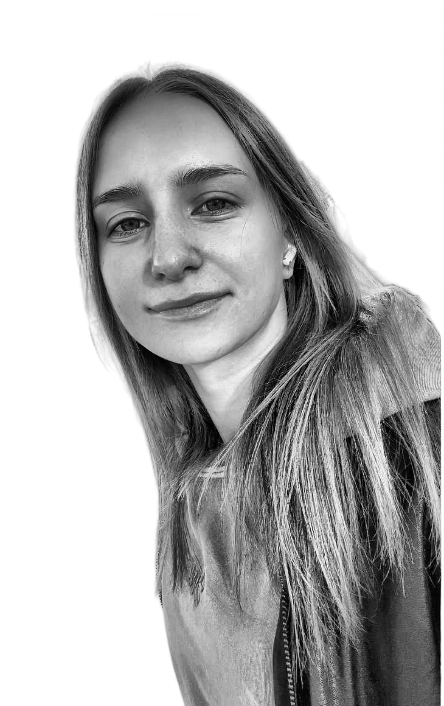
#> input picture source-prepped.png, 444 x 706 px
$ python -i prep_photo.py   (imports and definitions only)
#> lines starting #> are read from the running program, lines starting #| are printed output that depends on the picture
#> further down, picture is the input picture: shape (706, 444); min 0, max 255, mean 182.1
"""
Готує фото до перетворення в ASCII-арт:
1. Видаляє фон (rembg)
2. Підвищує локальний контраст (CLAHE) - інакше рівномірно освітлене
   обличчя перетвориться на суцільну сіру пляму
3. Компонує результат на чистому білому тлі і переводить у відтінки сірого

Використання:
    python scripts/prep_photo.py source-photo.jpg
Результат: source-prepped.png
"""
import sys

import cv2
import numpy as np
from PIL import Image
from rembg import remove


def enhance_face_region(gray: np.ndarray) -> np.ndarray:
    """Додатково підсилює контраст і різкість саме в ділянці обличчя,
    щоб очі/брови/ніс/губи не губилися при подальшому даунсемплінгу
    в ASCII-сітку низької роздільності."""
    cascade_path = cv2.data.haarcascades + "haarcascade_frontalface_default.xml"
    detector = cv2.CascadeClassifier(cascade_path)
    faces = detector.detectMultiScale(
        gray, scaleFactor=1.1, minNeighbors=5, minSize=(60, 60)
    )
#> faces = [[168, 453, 74, 74], [49, 113, 251, 251]]
    if len(faces) == 0:
        return gray

    # Найбільше знайдене обличчя (на випадок хибних спрацювань на фоні)
    x, y, w, h = max(faces, key=lambda f: f[2] * f[3])
#> x = 49; y = 113; w = 251; h = 251

    # Розширюємо бокс, щоб захопити брови/підборіддя/контур обличчя
    pad_x, pad_y = int(w * 0.2), int(h * 0.3)
#> pad_x = 50; pad_y = 75
    x0, y0 = max(0, x - pad_x), max(0, y - pad_y)
#> x0 = 0; y0 = 38
    x1, y1 = min(gray.shape[1], x + w + pad_x), min(gray.shape[0], y + h + pad_y)
#> x1 = 350; y1 = 439

    face = gray[y0:y1, x0:x1]
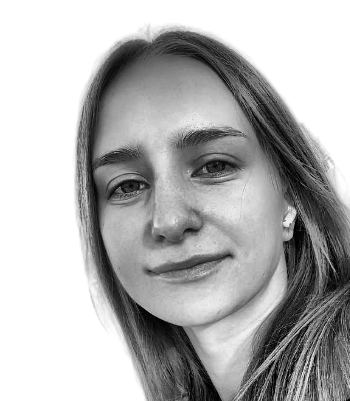
#> face: shape (401, 350); min 0, max 255, mean 178

    # Тут навмисно НЕ застосовуємо другий CLAHE на обличчі: локальний CLAHE
    # на такій маленькій ділянці заганяє тіні під очима й ніздрі в чорне, а
    # шкіру - у майже біле, тож після квантування в ASCII-рампу це виглядає
    # як суцільні темні плями ("панда-ефект"), а не риси обличчя.
    # Лишаємо тільки легкий unsharp mask - він підкреслює контури (повіки,
    # крила носа, губи), не ламаючи баланс світлотіні.
    blurred = cv2.GaussianBlur(face, (0, 0), sigmaX=1.5)
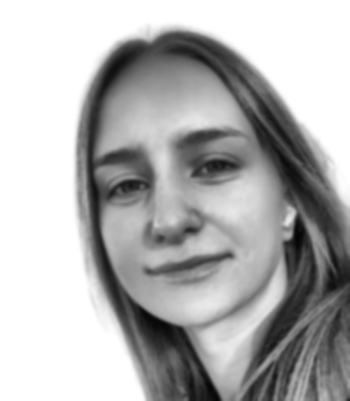
#> blurred: shape (401, 350); min 4, max 255, mean 178
    sharpened = cv2.addWeighted(face, 1.15, blurred, -0.15, 0)

    # Плавно змішуємо оброблену ділянку з рештою фото через розмиту маску,
    # інакше на межі прямокутника лишається помітний різкий "шов".
    mask = np.zeros(gray.shape, dtype=np.float64)
    mask[y0:y1, x0:x1] = 1.0
    feather = max(4, int(min(w, h) * 0.15))
#> feather = 37
    mask = cv2.GaussianBlur(mask, (0, 0), sigmaX=feather)
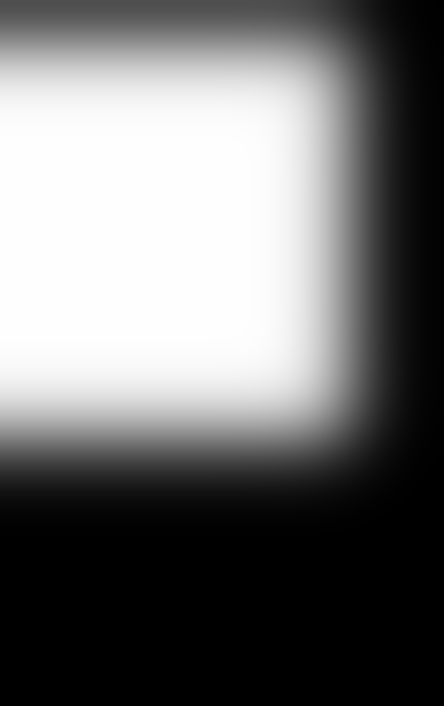
#> mask: shape (706, 444) float64; min 0, max 1, mean 0.448

    full_sharpened = gray.astype(np.float64).copy()
    full_sharpened[y0:y1, x0:x1] = sharpened
#> full_sharpened: shape (706, 444) float64; min 0, max 255, mean 182.1
    result = gray.astype(np.float64) * (1 - mask) + full_sharpened * mask
    return result.clip(0, 255).astype(np.uint8)


def prep_photo(input_path: str, output_path: str = "source-prepped.png"):
    # 1. Видаляємо фон
    with open(input_path, "rb") as f:
        input_bytes = f.read()
    result_bytes = remove(input_bytes)

    # rembg повертає PNG з альфа-каналом (прозорий фон)
    rgba = Image.open(__import__("io").BytesIO(result_bytes)).convert("RGBA")

    # 2. Компонуємо на білому тлі (прозоре -> біле)
    white_bg = Image.new("RGBA", rgba.size, (255, 255, 255, 255))
    composited = Image.alpha_composite(white_bg, rgba).convert("RGB")

    # 3. Переводимо в OpenCV-формат (BGR) для CLAHE
    cv_img = cv2.cvtColor(np.array(composited), cv2.COLOR_RGB2BGR)
    gray = cv2.cvtColor(cv_img, cv2.COLOR_BGR2GRAY)

    # CLAHE - контрастно-обмежене адаптивне вирівнювання гістограми
    # дає реальні світлотіні на рівномірно освітленому обличчі
    clahe = cv2.createCLAHE(clipLimit=2.5, tileGridSize=(8, 8))
    enhanced = clahe.apply(gray)

    # 4. Локальне підсилення саме ділянки обличчя (детекція + CLAHE + sharpen)
    enhanced = enhance_face_region(enhanced)

    # Зберігаємо як grayscale PNG
    Image.fromarray(enhanced).save(output_path)
    print(f"OK: збережено {output_path} ({enhanced.shape[1]}x{enhanced.shape[0]})")


def main():
    if len(sys.argv) < 2:
        print("Використання: python scripts/prep_photo.py <шлях-до-фото>")
        sys.exit(1)
    prep_photo(sys.argv[1])


# [2 lines not run here, left out]

>>> import cv2
>>> picture = cv2.imread('../source-prepped.png', cv2.IMREAD_GRAYSCALE)
>>> result = enhance_face_region(picture)

$ run again, on source-photo.png
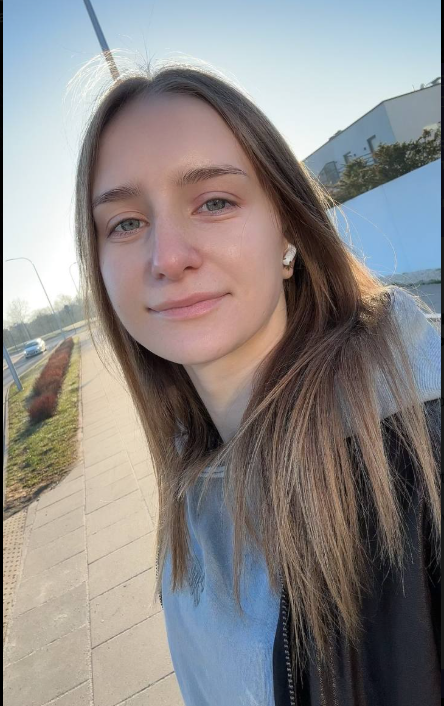
#> input picture source-photo.png, 444 x 706 px
#> faces = [[56, 122, 234, 234]]
#> x = 56; y = 122; w = 234
#> pad_x = 46; pad_y = 70
#> x0 = 10; y0 = 52
#> x1 = 336; y1 = 426
#> in enhance_face_region, `face = gray[y0:y1, x0:x1]`:
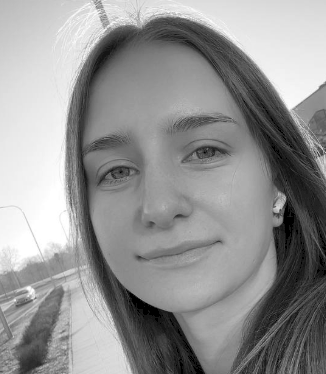
#> face: shape (374, 326); min 0, max 255, mean 146.4
#> feather = 35
#> in enhance_face_region, `mask = cv2.GaussianBlur(mask, (0, 0), sigmaX=feather)`:
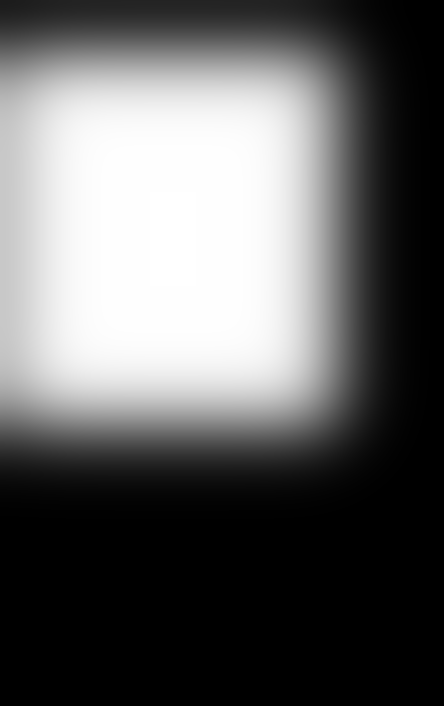
#> mask: shape (706, 444) float64; min 0, max 1, mean 0.39
